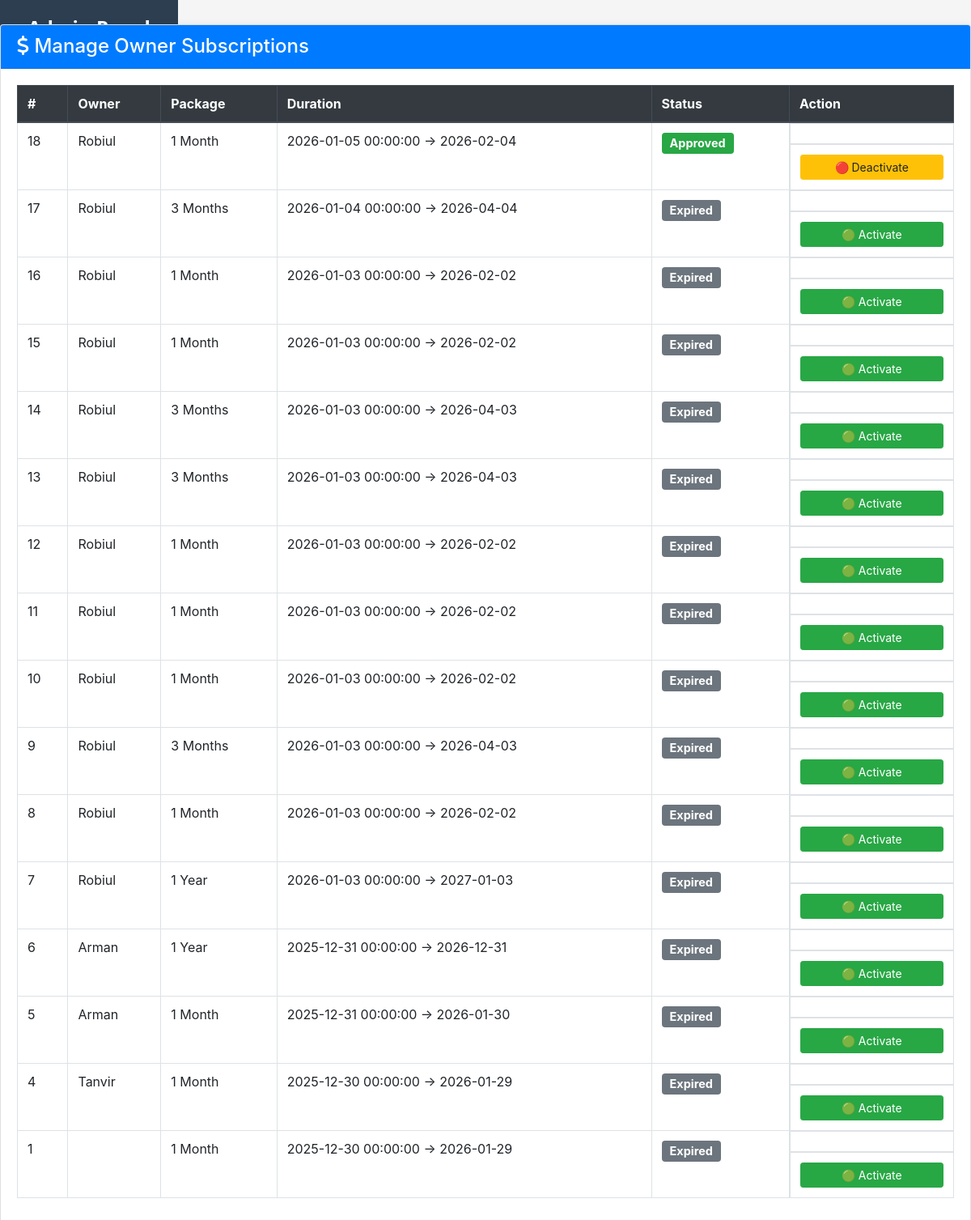
The app's page /admin/manage_subscriptions.php (signed in) with its own data.
### tables this page shows
CREATE TABLE `owner_subscriptions` (
  `id` int(11) NOT NULL,
  `owner_id` int(11) DEFAULT NULL,
  `package_id` int(11) DEFAULT NULL,
  `tran_id` varchar(100) DEFAULT NULL,
  `amount` decimal(10,2) DEFAULT NULL,
  `start_date` datetime DEFAULT NULL,
  `end_date` date DEFAULT NULL,
  `status` enum('pending','approved','expired') DEFAULT 'pending',
  `payment_status` enum('pending','success','failed','cancelled') DEFAULT 'pending'
);

CREATE TABLE `users` (
  `id` int(11) NOT NULL,
  `name` varchar(100) DEFAULT NULL,
  `email` varchar(150) DEFAULT NULL,
  `password` varchar(255) DEFAULT NULL,
  `role` enum('admin','owner','user') DEFAULT 'user',
  `created_at` timestamp NOT NULL DEFAULT current_timestamp()
);

CREATE TABLE `subscriptions` (
  `id` int(11) NOT NULL,
  `name` varchar(50) DEFAULT NULL,
  `duration_days` int(11) DEFAULT NULL,
  `price` int(11) DEFAULT NULL
);

### admin/manage_subscriptions.php (the view, shortened to what this page needs)
<?php
include "../db_connect.php";
include "sidebar.php";
mysqli_query($conn, "UPDATE owner_subscriptions
    SET status='expired'
    WHERE status='approved' AND end_date < CURDATE()
");
$sql = "SELECT
    os.*,
    u.name AS owner_name,
    u.email,
    s.name AS package_name,
    s.duration_days
FROM owner_subscriptions os
JOIN users u ON os.owner_id = u.id
JOIN subscriptions s ON os.package_id = s.id
ORDER BY os.id DESC
";
$result = mysqli_query($conn, $sql);
?>
<!DOCTYPE html>
<html>
<head>
    <link rel="stylesheet" href="https://stackpath.bootstrapcdn.com/bootstrap/4.5.2/css/bootstrap.min.css">
    <link rel="stylesheet" href="https://cdnjs.cloudflare.com/ajax/libs/font-awesome/6.4.0/css/all.min.css">
</head>
<body>
    <div class="main">
        <div class="card">
            <div class="card-header bg-primary text-white">
                <h4 class="mb-0"><i class="fas fa-dollar-sign"></i> Manage Owner Subscriptions</h4>
            </div>
            <div class="card-body">
                <div class="table-responsive">
                    <table class="table table-bordered table-hover">
                        <thead class="thead-dark">
                            <tr>
                                <th>#</th>
                                <th>Owner</th>
                                <th>Package</th>
                                <th>Duration</th>
                                <th>Status</th>
                                <th>Action</th>
                            </tr>
                        </thead>
                        <tbody>
                            <?php if (mysqli_num_rows($result) > 0): ?>
                                <?php while ($row = mysqli_fetch_assoc($result)): ?>
                                    <?php
                                    $status_class = 'status-pending';
                                    if ($row['status'] == 'approved')
                                        $status_class = 'status-approved';
                                    if ($row['status'] == 'expired')
                                        $status_class = 'status-expired';
                                    ?>
                                    <tr>
                                        <td><?= $row['id'] ?></td>
                                        <td><?= $row['owner_name'] ?></td>
                                        <td><?= $row['package_name'] ?></td>
                                        <td><?= $row['start_date'] ?> → <?= $row['end_date'] ?></td>
                                        <td><span class="badge <?= $status_class ?>"><?= ucfirst($row['status']) ?></span></td>
                                        <td class="actions">
                                        <td class="actions">
                                            <?php if ($row['status'] == 'pending'): ?>
                                                <a href="?action=approve&id=<?= $row['id'] ?>" class="btn btn-success btn-sm">
                                                    ✅ Approve
                                                </a>
                                            <?php elseif ($row['status'] == 'approved'): ?>
                                                <a href="?action=off&id=<?= $row['id'] ?>" class="btn btn-warning btn-sm">
                                                    🔴 Deactivate
                                                </a>
                                            <?php elseif ($row['status'] == 'expired'): ?>
                                                <a href="?action=on&id=<?= $row['id'] ?>" class="btn btn-success btn-sm">
                                                    🟢 Activate
                                                </a>
                                            <?php else: ?>
                                                <span class="text-muted">—</span>
                                            <?php endif; ?>
                                        </td>
                                        </td>
                                    </tr>
                                <?php endwhile; ?>
                            <?php else: ?>
                                <tr>
                                    <td colspan="6" class="text-center text-muted py-4">No subscriptions found</td>
                                </tr>
                            <?php endif; ?>
                        </tbody>
                    </table>
                </div>
            </div>
        </div>
    </div>
</body>
</html>

### admin/manage_subscriptions.php (style rules this page uses)
body { background: #f5f5f5; }
.main { max-width: 1200px; margin: 30px auto; }
.card { box-shadow: 0 2px 10px rgba(0, 0, 0, 0.1); }
.badge { font-size: 0.9rem; padding: 0.4em 0.7em; }
.actions { display: flex; flex-direction: column; gap: 5px; }
.status-approved { background: #28a745; color: #fff; }
.status-expired { background: #6c757d; color: #fff; }

### records on screen
owner_subscriptions: id "18", owner.name "Robiul", subscriptions.name "1 Month", start_date "2026-01-05 00:00:00", end_date "2026-02-04", status "Approved"
owner_subscriptions: id "17", owner.name "Robiul", subscriptions.name "3 Months", start_date "2026-01-04 00:00:00", end_date "2026-04-04", status "Expired"
owner_subscriptions: id "16", owner.name "Robiul", subscriptions.name "1 Month", start_date "2026-01-03 00:00:00", end_date "2026-02-02", status "Expired"
owner_subscriptions: id "15", owner.name "Robiul", subscriptions.name "1 Month", start_date "2026-01-03 00:00:00", end_date "2026-02-02", status "Expired"
owner_subscriptions: id "14", owner.name "Robiul", subscriptions.name "3 Months", start_date "2026-01-03 00:00:00", end_date "2026-04-03", status "Expired"
owner_subscriptions: id "13", owner.name "Robiul", subscriptions.name "3 Months", start_date "2026-01-03 00:00:00", end_date "2026-04-03", status "Expired"
owner_subscriptions: id "12", owner.name "Robiul", subscriptions.name "1 Month", start_date "2026-01-03 00:00:00", end_date "2026-02-02", status "Expired"
owner_subscriptions: id "11", owner.name "Robiul", subscriptions.name "1 Month", start_date "2026-01-03 00:00:00", end_date "2026-02-02", status "Expired"
owner_subscriptions: id "10", owner.name "Robiul", subscriptions.name "1 Month", start_date "2026-01-03 00:00:00", end_date "2026-02-02", status "Expired"
owner_subscriptions: id "9", owner.name "Robiul", subscriptions.name "3 Months", start_date "2026-01-03 00:00:00", end_date "2026-04-03", status "Expired"
owner_subscriptions: id "8", owner.name "Robiul", subscriptions.name "1 Month", start_date "2026-01-03 00:00:00", end_date "2026-02-02", status "Expired"
owner_subscriptions: id "7", owner.name "Robiul", subscriptions.name "1 Year", start_date "2026-01-03 00:00:00", end_date "2027-01-03", status "Expired"
owner_subscriptions: id "6", owner.name "Arman", subscriptions.name "1 Year", start_date "2025-12-31 00:00:00", end_date "2026-12-31", status "Expired"
owner_subscriptions: id "5", owner.name "Arman", subscriptions.name "1 Month", start_date "2025-12-31 00:00:00", end_date "2026-01-30", status "Expired"
owner_subscriptions: id "4", owner.name "Tanvir", subscriptions.name "1 Month", start_date "2025-12-30 00:00:00", end_date "2026-01-29", status "Expired"
owner_subscriptions: id "1", subscriptions.name "1 Month", start_date "2025-12-30 00:00:00", end_date "2026-01-29", status "Expired"
